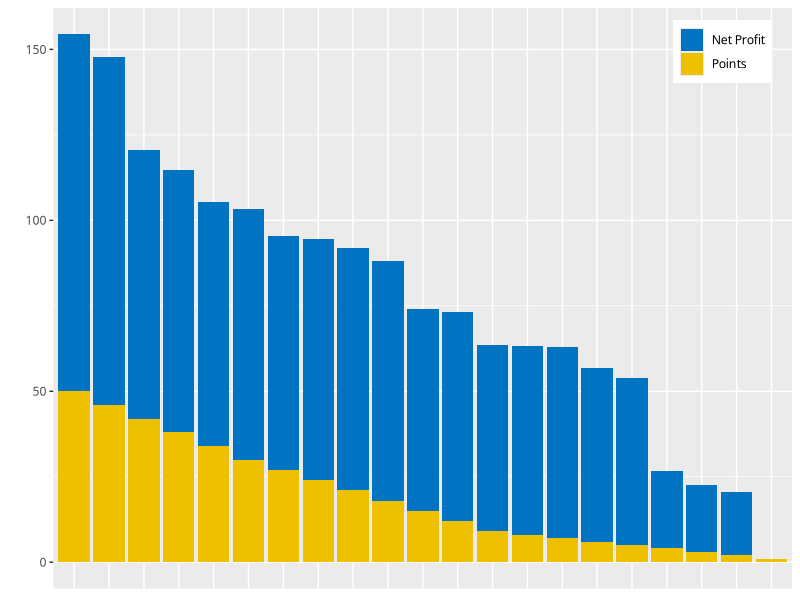
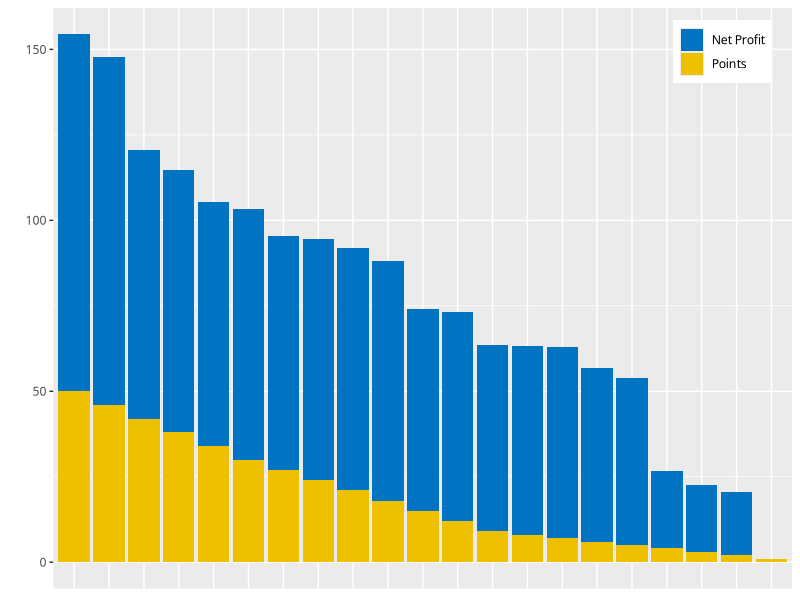

These figures' R source, in order:
library(tidyverse)

results <- data.frame(
    team_num = c(
        14, 12, 2, 11, 8, 3, 15, 7, 9, 17,
        1, 13, 18, 5, 4, 10, 20, 21, 16, 6, 19),
    team_name = c(
        'AiCU', 'DIGLILOG', 'IUA.CAAS', 'The Automators', 'Automatoes',
        'Koifish', 'StomData', 'KyotoAgri', 'CPlant', 'Automato', 'Amazona',
        'Tomato Federation', 'Dewey eGardener', 'TOPmatoes', 'Tomatinators',
        'Rotterdam.AI', 'Saturnalia', 'Hitomato', 'RedMachine',
        'Human-AI Copperation', 'Cydonia'
    ),
    tc = c(
        16, 15.6, 14.4, 16.8, 17.6, 11.6, 16, 12.2, 15.6, 15,
        14.4, 14, 11.8, 15.8, 16.8, 16, 10.4, 8.8, 11.4, 9.6, 7.6
    ),
    s_ai = c(
        22.8, 23.1, 18, 21.6, 22.8, 14.4, 17.4, 12.9, 21.6, 21.3,
        19.5, 17.4, 12.6, 19.8, 15.6, 18.6, 16.2, 16.2, 14.4, 14.4, 4.8
    ),
    pr = c(
        50, 46, 42, 30, 24, 38, 27, 34, 21, 18,
        12, 9, 15, 3, 5, 2, 7, 8, 6, 4, 1
    ),
    np = c(
        154.5, 147.7, 120.5, 103.3, 94.4, 114.8, 95.3, 105.3, 92.0, 88.1,
        73.1, 63.4, 74.2, 22.7, 53.8, 20.6, 62.8, 63.2, 56.7, 26.8, 0.7
    ),
    stringsAsFactors = F
)

p_results <- data.frame(
    team_num = c(results$team_num, results$team_num),
    team_name = c(results$team_name, results$team_name),
    result =c(results$np, results$pr),
    result_type = c(rep('Net Profit', 21), rep('Points', 21))
)

library(ggsci)

ggplot(p_results) +
    geom_bar(
        aes(x=reorder(team_name, -result), y=result, fill=result_type),
        stat='identity', position = 'identity') +
    xlab('') + ylab('') +
    theme(
        text = element_text(family='Source Han Sans'),
        axis.title.x = element_blank(),
        axis.line.x = element_blank(),
        axis.ticks.x = element_blank(),
        axis.text.x = element_blank(),
        legend.title = element_blank(),
        legend.justification = c(1.2, 1.2),
        legend.position = c(1, 1)) +
    scale_fill_jco()

ggsave(
    'net-profit-and-points-results.png',
    width = 4, height = 2, dpi = 150, scale = 1.5)
